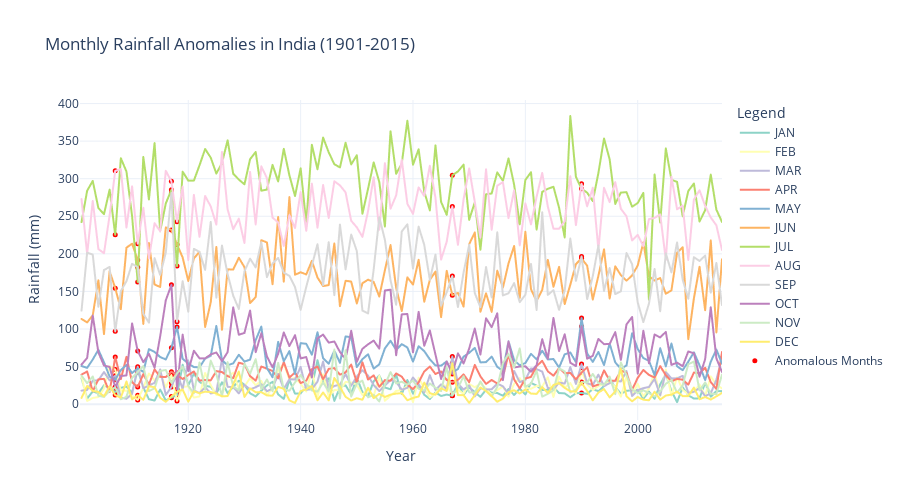

Source (notebook cell):
### Code cell
# preparing data for monthly anomalies
monthly_anomalies = []
for column in monthly_columns:
    for _, row in monthly_anomalies_df.iterrows():
        monthly_anomalies.append({'Year': row['YEAR'], 'Month': column, 'Rainfall': row[column]})

monthly_anomalies_df_long = pd.DataFrame(monthly_anomalies)

fig_monthly_anomalies = px.line(
    df,
    x='YEAR',
    y=monthly_columns,
    labels={'YEAR': 'Year', 'value': 'Rainfall (mm)', 'variable': 'Month'},
    title='Monthly Rainfall Anomalies in India (1901-2015)',
    color_discrete_sequence=px.colors.qualitative.Set3
)

fig_monthly_anomalies.add_trace(go.Scatter(
    x=monthly_anomalies_df_long['Year'],
    y=monthly_anomalies_df_long['Rainfall'],
    mode='markers',
    name='Anomalous Months',
    marker=dict(color='red', size=5, symbol='circle')
))

fig_monthly_anomalies.update_layout(
    template='plotly_white',
    legend=dict(title="Legend"),
    height=500
)

fig_monthly_anomalies.show()
